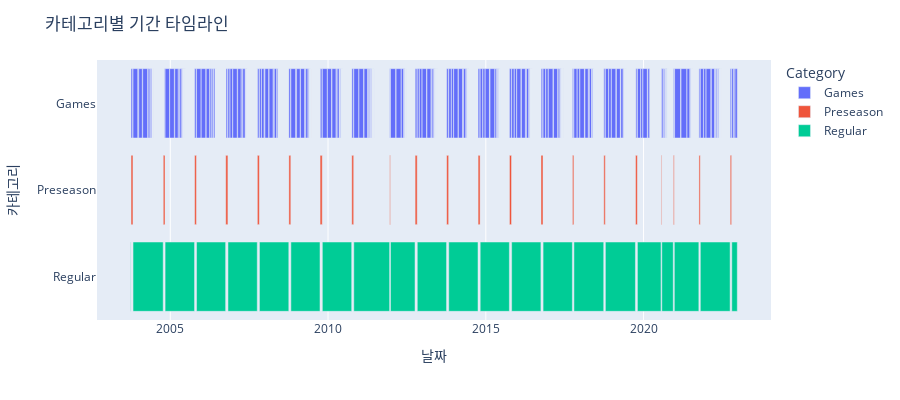

Source (notebook cell):
### Markdown cell above
### 문제 해결 - Start 와 End가 같으면 그래프에 없음

### Code cell
dates_data.loc[dates_data['Start'] == dates_data['End'], 'End'] += pd.Timedelta(hours=1)

# 타임라인 차트
fig = px.timeline(
    dates_data,
    x_start="Start",
    x_end="End",
    y="Category",
    color="Category"
)

fig.update_layout(
    title="카테고리별 기간 타임라인",
    xaxis_title="날짜",
    yaxis_title="카테고리",
    width=900,
    height=400
)

fig.show()

### Figure 1 — Plotly figure (JSON) as saved in the notebook; plotly's stock layout.template omitted (floating-point values rounded to 4 significant figures; data arrays with more than 128 entries replaced by an {"elided": "..."} marker saying what was removed)
{"data": [{"base": {"elided": "302 str values"}, "hovertemplate": "Category=%{y}<br>Start=%{base}<br>End=%{x}<extra></extra>", "legendgroup": "Games", "marker": {"color": "#636efa", "pattern": {"shape": ""}}, "name": "Games", "orientation": "h", "showlegend": true, "textposition": "auto", "type": "bar", "x": {"elided": "302 int values"}, "xaxis": "x", "y": {"elided": "302 str values"}, "yaxis": "y"}, {"base": ["2003-10-05T00:00:00.000000000", "2004-10-12T00:00:00.000000000", "2005-10-10T00:00:00.000000000", "2006-10-05T00:00:00.000000000", "2007-10-06T00:00:00.000000000", "2008-10-05T00:00:00.000000000", "2009-10-01T00:00:00.000000000", "2010-10-03T00:00:00.000000000", "2011-12-16T00:00:00.000000000", "2012-10-05T00:00:00.000000000", "2013-10-05T00:00:00.000000000", "2014-10-04T00:00:00.000000000", "2015-10-02T00:00:00.000000000", "2016-10-01T00:00:00.000000000", "2017-09-30T00:00:00.000000000", "2018-09-28T00:00:00.000000000", "2019-09-30T00:00:00.000000000", "2020-07-22T00:00:00.000000000", "2020-12-11T00:00:00.000000000", "2021-10-03T00:00:00.000000000", "2022-09-30T00:00:00.000000000"], "hovertemplate": "Category=%{y}<br>Start=%{base}<br>End=%{x}<extra></extra>", "legendgroup": "Preseason", "marker": {"color": "#EF553B", "pattern": {"shape": ""}}, "name": "Preseason", "orientation": "h", "showlegend": true, "textposition": "auto", "type": "bar", "x": [1900800000, 1728000000, 1814400000, 2160000000, 1987200000, 1900800000, 2160000000, 1900800000, 691200000, 2073600000, 1987200000, 1987200000, 2073600000, 1987200000, 1382400000, 1468800000, 1814400000, 604800000, 864000000, 1296000000, 1382400000], "xaxis": "x", "y": ["Preseason", "Preseason", "Preseason", "Preseason", "Preseason", "Preseason", "Preseason", "Preseason", "Preseason", "Preseason", "Preseason", "Preseason", "Preseason", "Preseason", "Preseason", "Preseason", "Preseason", "Preseason", "Preseason", "Preseason", "Preseason"], "yaxis": "y"}, {"base": ["2003-10-01T00:00:00.000000000", "2003-10-28T00:00:00.000000000", "2004-11-02T00:00:00.000000000", "2005-11-01T00:00:00.000000000", "2006-10-31T00:00:00.000000000", "2007-10-30T00:00:00.000000000", "2008-10-28T00:00:00.000000000", "2009-10-27T00:00:00.000000000", "2010-10-26T00:00:00.000000000", "2011-12-25T00:00:00.000000000", "2012-10-30T00:00:00.000000000", "2013-10-29T00:00:00.000000000", "2014-10-28T00:00:00.000000000", "2015-10-27T00:00:00.000000000", "2016-10-25T00:00:00.000000000", "2017-10-17T00:00:00.000000000", "2018-10-16T00:00:00.000000000", "2019-10-22T00:00:00.000000000", "2020-07-30T00:00:00.000000000", "2020-12-22T00:00:00.000000000", "2021-10-19T00:00:00.000000000", "2022-10-18T00:00:00.000000000"], "hovertemplate": "Category=%{y}<br>Start=%{base}<br>End=%{x}<extra></extra>", "legendgroup": "Regular", "marker": {"color": "#00cc96", "pattern": {"shape": ""}}, "name": "Regular", "orientation": "h", "showlegend": true, "textposition": "auto", "type": "bar", "x": [259200000, 30153600000, 29462400000, 29116800000, 29289600000, 29376000000, 29116800000, 29376000000, 35856000000, 24537600000, 29289600000, 29289600000, 29203200000, 29289600000, 29289600000, 29808000000, 30067200000, 23587200000, 11491200000, 24537600000, 29808000000, 5529600000], "xaxis": "x", "y": ["Regular", "Regular", "Regular", "Regular", "Regular", "Regular", "Regular", "Regular", "Regular", "Regular", "Regular", "Regular", "Regular", "Regular", "Regular", "Regular", "Regular", "Regular", "Regular", "Regular", "Regular", "Regular"], "yaxis": "y"}], "layout": {"barmode": "overlay", "height": 400, "legend": {"title": {"text": "Category"}, "tracegroupgap": 0}, "margin": {"t": 60}, "title": {"text": "카테고리별 기간 타임라인"}, "width": 900, "xaxis": {"anchor": "y", "domain": [0, 1], "title": {"text": "날짜"}, "type": "date"}, "yaxis": {"anchor": "x", "categoryarray": ["Regular", "Preseason", "Games"], "categoryorder": "array", "domain": [0, 1], "title": {"text": "카테고리"}}}}
